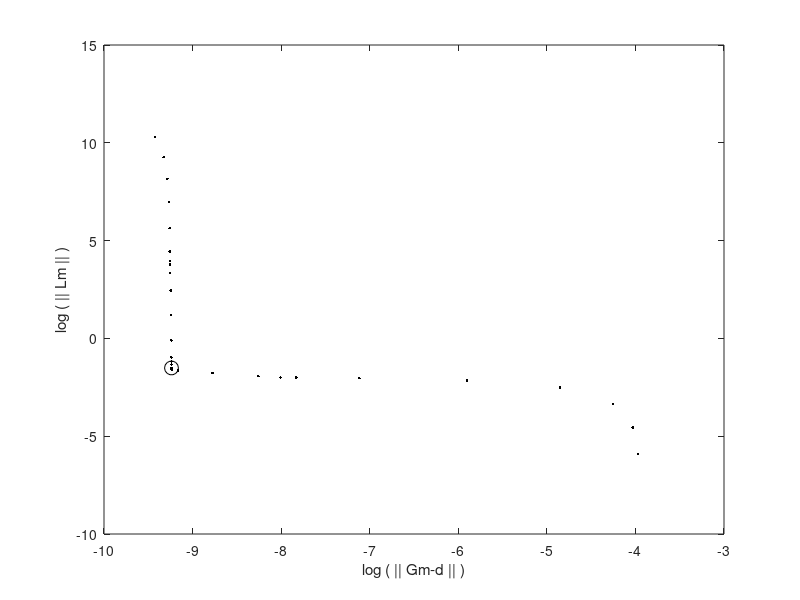
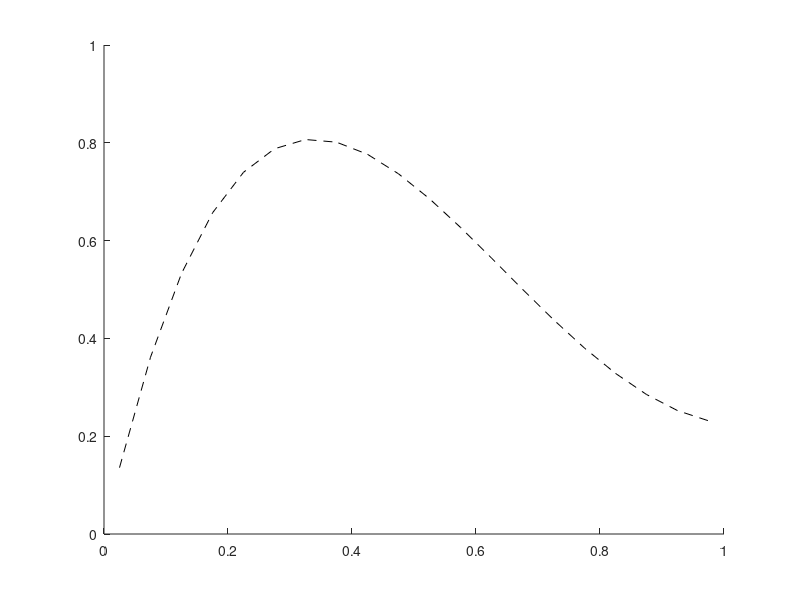

The MATLAB source for these figures, in order: (Note: this script raises an error after producing the figures.)
%%% Brad Martin, Inv. Meth. HW3, prob. 1

load('G.txt'); load('m0.txt'); load('d.txt')  % loading data, m0

%%% PART A - 1st-order Tikhonov regularization

rows = size(G,1); cols = size(G,2);  % sizing up G

L = zeros(cols-1,cols);       % initializing 1st-order L block
zeroBlock = zeros(cols-1,1);  % augmented RHS

for counter1 = 1:cols-1         % filling out the L block
   L(counter1,counter1) = -1;   % (proportional to FD approx of 
   L(counter1,counter1+1) = 1;  % 1st deriv.)
end

% below: setting bounds for and testing a range of alpha values

alphaStart = 1E-9; alphaEnd = 1E0;
numTrials = 30;
resNormStack = zeros(1,numTrials); LNormStack = zeros(1,numTrials);

logAlphaStart = log(alphaStart); logAlphaEnd = log(alphaEnd);
logAlphaVec = linspace(logAlphaStart,logAlphaEnd,numTrials);
alphaVec = exp(logAlphaVec);

index = 16;   % circled point on L-curve corresponding to 16th
              % alpha value (4.5 E-05)

for counter1 = 1:numTrials
    GAug = [G; alphaVec(1,counter1)*L]; dAug = [d; zeroBlock];
    mTemp = GAug\dAug;
    resNormStack(1,counter1) = norm(d-G*mTemp);
    LNormStack(1,counter1) = norm(L*mTemp);
end

% plotting the L-curve

figure(1);
plot(log(resNormStack),log(LNormStack),'.k',...
    log(resNormStack(1,index)),log(LNormStack(1,index)),'ok',...
    'MarkerSize',10);
xlabel('log ( || Gm-d || )'); ylabel('log ( || Lm || )')

% producing a model from the corner of the L-curve (alpha = 4.5 E-05)

GAug = [G; alphaVec(1,16)*L]; dAug = [d; zeroBlock];
mPartA = GAug\dAug;
    
    
%%% PART B - Kalman filter; uncorrelated error

CPartB = diag(ones(cols,1)*2000^2);

GAug = [G; CPartB^-0.5]; dAug = [d; CPartB^-0.5*m0];
mPartB = GAug\dAug;


%%% PART C - Kalman filter; block-correlated error

CBlock = 0.1*eye(4)+0.9*ones(4);
CPartC = eye(20);

% Below: creating the block-correlation matrix

for blockCounter = 1:5
   CPartC(1+(blockCounter-1)*4:blockCounter*4,...
       1+(blockCounter-1)*4:blockCounter*4) = 2000^2*CBlock;
end

GAug = [G; CPartC^-0.5]; dAug = [d; CPartC^-0.5*m0];
mPartC = GAug\dAug;


%%% PART D - plotting the solutions together

yVec = (0.0250:0.05:0.9750)';
figure(2); plot(yVec,m0,'--k',yVec,mPartA,'sq-k',...
    yVec,mPartB,'-*k',yVec,mPartC,'o-k')
legend('m0','m (Part A)','m (Part B)','m (Part C)');
xlabel('x value'); ylabel('model value m(x)')

%%% END PROBLEM 1